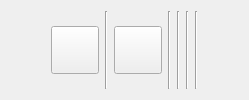
              <widget class="QWidget" name="tabDoc">
               <attribute name="title">
                <string>Document</string>
               </attribute>
               <layout class="QGridLayout" name="gridLayout_13">
                <item row="0" column="0">
                 <layout class="QHBoxLayout" name="horizontalLayout_15">
                  <item>
                   <spacer name="horizontalSpacer_3">
                    <property name="orientation">
                     <enum>Qt::Horizontal</enum>
                    </property>
                    <property name="sizeHint" stdset="0">
                     <size>
                      <width>40</width>
                      <height>20</height>
                     </size>
                    </property>
                   </spacer>
                  </item>
                  <item>
                   <widget class="QToolButton" name="toolButtonOpen">
                    <property name="minimumSize">
                     <size>
                      <width>48</width>
                      <height>48</height>
                     </size>
                    </property>
                    <property name="maximumSize">
                     <size>
                      <width>48</width>
                      <height>48</height>
                     </size>
                    </property>
                    <property name="toolTip">
                     <string>Open</string>
                    </property>
                    <property name="text">
                     <string/>
                    </property>
                    <property name="icon">
                     <iconset resource="ModelViewer.qrc">
                      <normaloff>:/new/prefix1/res/fileopen.png</normaloff>:/new/prefix1/res/fileopen.png</iconset>
                    </property>
                    <property name="iconSize">
                     <size>
                      <width>48</width>
                      <height>48</height>
                     </size>
                    </property>
                    <property name="shortcut">
                     <string>Ctrl+O</string>
                    </property>
                    <property name="checkable">
                     <bool>false</bool>
                    </property>
                   </widget>
                  </item>
                  <item>
                   <widget class="Line" name="line_6">
                    <property name="orientation">
                     <enum>Qt::Vertical</enum>
                    </property>
                   </widget>
                  </item>
                  <item>
                   <widget class="QToolButton" name="toolButtonSave">
                    <property name="minimumSize">
                     <size>
                      <width>48</width>
                      <height>48</height>
                     </size>
                    </property>
                    <property name="maximumSize">
                     <size>
                      <width>48</width>
                      <height>48</height>
                     </size>
                    </property>
                    <property name="toolTip">
                     <string>Save</string>
                    </property>
                    <property name="text">
                     <string/>
                    </property>
                    <property name="icon">
                     <iconset resource="ModelViewer.qrc">
                      <normaloff>:/new/prefix1/res/filesave.png</normaloff>:/new/prefix1/res/filesave.png</iconset>
                    </property>
                    <property name="iconSize">
                     <size>
                      <width>48</width>
                      <height>48</height>
                     </size>
                    </property>
                    <property name="checkable">
                     <bool>false</bool>
                    </property>
                   </widget>
                  </item>
                  <item>
                   <widget class="Line" name="line_7">
                    <property name="orientation">
                     <enum>Qt::Vertical</enum>
                    </property>
                   </widget>
                  </item>
                  <item>
                   <widget class="Line" name="line_8">
                    <property name="orientation">
                     <enum>Qt::Vertical</enum>
                    </property>
                   </widget>
                  </item>
                  <item>
                   <widget class="Line" name="line_9">
                    <property name="orientation">
                     <enum>Qt::Vertical</enum>
                    </property>
                   </widget>
                  </item>
                  <item>
                   <widget class="Line" name="line_10">
                    <property name="orientation">
                     <enum>Qt::Vertical</enum>
                    </property>
                   </widget>
                  </item>
                  <item>
                   <spacer name="horizontalSpacer_4">
                    <property name="orientation">
                     <enum>Qt::Horizontal</enum>
                    </property>
                    <property name="sizeHint" stdset="0">
                     <size>
                      <width>40</width>
                      <height>20</height>
                     </size>
                    </property>
                   </spacer>
                  </item>
                 </layout>
                </item>
               </layout>
              </widget>
